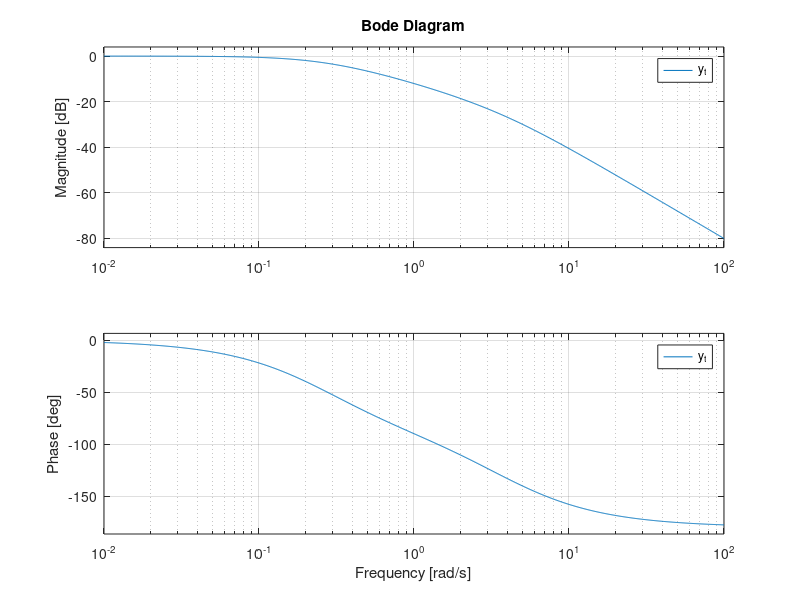
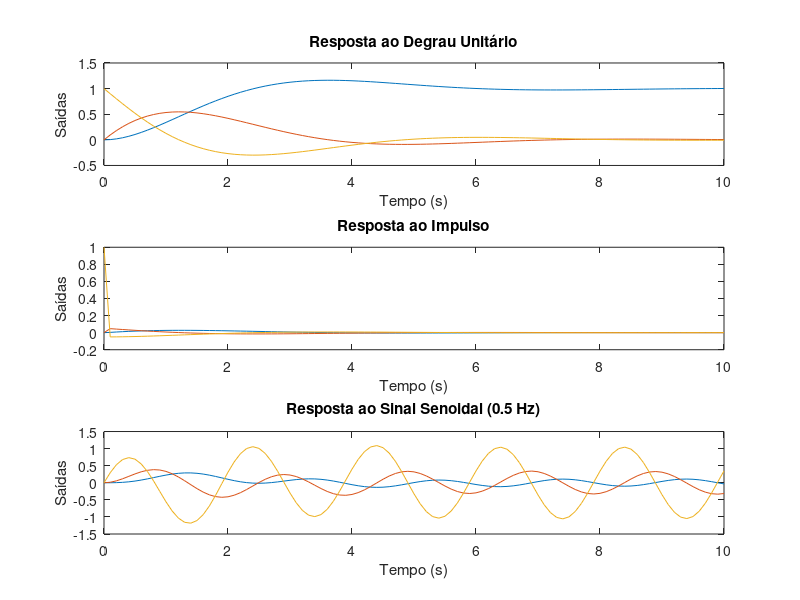
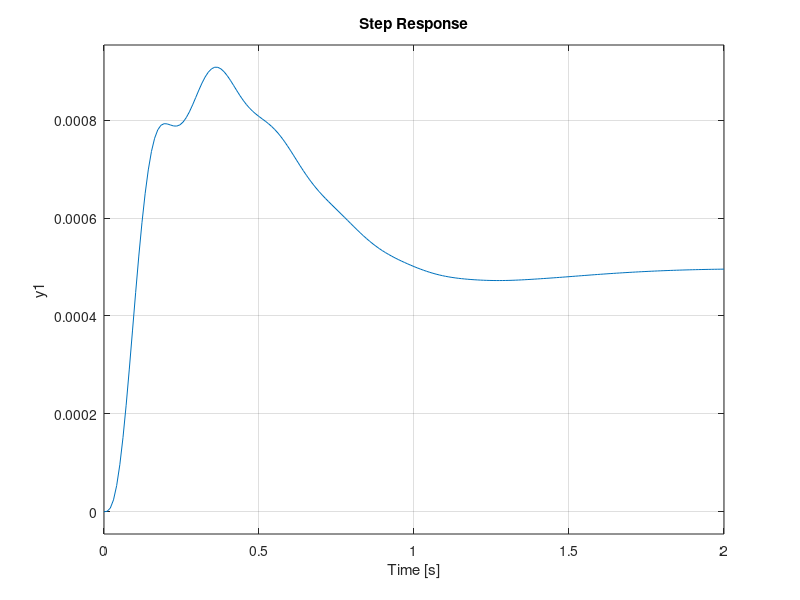
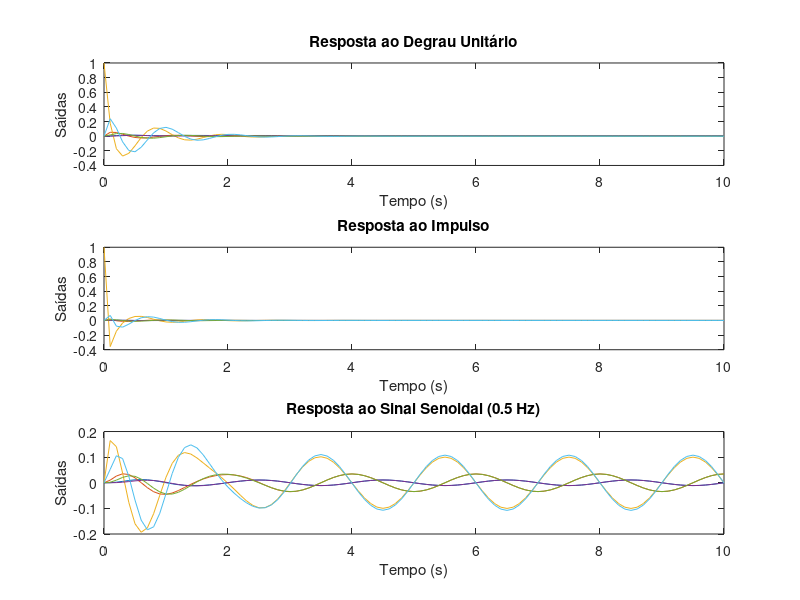

Recreate these plots in MATLAB, in order.
%% Laboratoio sistemas dinâmicos
% Pratica 07 
% 15/07/2024
% Autores:  Victor Hugo Daia Lorenzato e Whilker Henrique Santos Silva

%% Limpar workspcade
close all;
clear;
clc;


%% Ex01 A

m = 1; 
c = 1; 
k = 1;  

s = tf('s');
G = 1 / (m*s^2 + c*s + k);

disp('Função de Transferência G(s):');
G

%% Ex 01 B

s = tf('s');

m = 1;
k = 1;
c = 1;
x_t = 1;

y_t = (x_t/k)/((1+(s^2 * m)/k) + ((c*s)/k));

step(y_t);

%% Ex 01 C

s = tf('s');

m = 1;
k = 4;
c = 1;
x_t = 1;

y_t = (x_t/k)/((1+(s^2 * m)/k) + ((c*s)/k));

step(y_t);

%% Ex 01 D

s = tf('s');

m = 1;
k = 1;
c = 4;
x_t = 1;

y_t = (x_t/k)/((1+(s^2 * m)/k) + ((c*s)/k));

step(y_t);

%% Ex 01 E (Para B)

s = tf('s');

m = 1;
k = 1;
c = 1;
x_t = 1;

y_t = (x_t/k)/((1+(s^2 * m)/k) + ((c*s)/k));

bode(y_t);

%% Ex 01 E (Para C)

s = tf('s');

m = 1;
k = 4;
c = 1;
x_t = 1;

y_t = (x_t/k)/((1+(s^2 * m)/k) + ((c*s)/k));

bode(y_t);

%% Ex 01 E (Para D)

s = tf('s');

m = 1;
k = 1;
c = 4;
x_t = 1;

y_t = (x_t/k)/((1+(s^2 * m)/k) + ((c*s)/k));

bode(y_t);

%% Ex 01 F

m = 1;
k = 1;
c = 1;
A =[0 1 ; -k/m -c/m];
B =[0 ; 1/m];
C =[1 0 ; 0 1 ; -k/m -c/m];
D =[0 ; 0 ; 1/m];
SYS = ss(A,B,C,D);

%% Ex 01 G

m = 1;
k = 1;
c = 1;

A = [0 1; -k/m -c/m];
B = [0; 1/m];
C = [1 0; 0 1; -k/m -c/m];
D = [0; 0; 1/m];

SYS = ss(A,B,C,D);

t = 0:0.1:10;

u_step = ones(size(t));
[y_step, t_step, x_step] = lsim(SYS, u_step, t);

figure;
subplot(3,1,1);
plot(t_step, y_step);
title('Resposta ao Degrau Unitário');
xlabel('Tempo (s)');
ylabel('Saídas');

u_impulse = [1 zeros(1, length(t)-1)];
[y_impulse, t_impulse, x_impulse] = lsim(SYS, u_impulse, t);

subplot(3,1,2);
plot(t_impulse, y_impulse);
title('Resposta ao Impulso');
xlabel('Tempo (s)');
ylabel('Saídas');

u_sine = sin(2*pi*0.5*t);
[y_sine, t_sine, x_sine] = lsim(SYS, u_sine, t);

subplot(3,1,3);
plot(t_sine, y_sine);
title('Resposta ao Sinal Senoidal (0.5 Hz)');
xlabel('Tempo (s)');
ylabel('Saídas');

figure;
subplot(2,1,1);
plot(t, x_step);
title('Variáveis de Estado - Resposta ao Degrau');
xlabel('Tempo (s)');
ylabel('Estados');

subplot(2,1,2);
plot(t, x_sine);
title('Variáveis de Estado - Resposta ao Sinal Senoidal');
xlabel('Tempo (s)');
ylabel('Estados');


%% Ex 02 A

s = tf('s');

m = 1; 
c = 1;
k = 1;

G = 1 / (m * s^2 + c * s + k);

disp('Função de Transferência G(s):');
G

%% Ex 02 B

s = tf('s');
m1 = 1;
m2 = 2;
k1 = 1000;
k2 = 20;
k3 = 20;
b = 12;
ut = 1;

G1 = (m2*s^2+b*s+k2+k3)/((m1*s^2+b*s+k1+k2)*(m2*s^2+b*s+k2+k3)-(b*s+k2)^2);
G2 = (b*s + k2)/((m1*s^2+b*s+k1+k2)*(m2*s^2+b*s+k2+k3)-(b*s+k2)^2);

subplot(2,1,1);
step(G1);
subplot(2,1,2); 
step(G2);

%% Ex 02 C

m1 = 1;
m2 = 2;
k1 = 1000;
k2 = 20;
k3 = 20;
b = 12;

A =[0 1 0 0 ; -(k1+k2)/m1 -b/m1 k2/m1 b/m1 ; 0 0 0 1 ; k2/m2 b/m2 -(k2+k3)/m2 -b/m2];
B =[0 ; 1/m1 ; 0 ; 0];
C =[1 0 0 0 ; 0 1 0 0 ; -(k1+k2)/m1 -b/m1 k2/m1 b/m1 ; 0 0 1 0 ; 0 0 0 1 ; k2/m1 b/m2 -(k2+k3)/m2 -b/m2];
D =[0 ; 0 ; 1/m1 ; 0 ; 0 ; 0];

SYS = ss(A,B,C,D);

%% Ex 02 D

m1 = 1;
m2 = 2;
k1 = 100;
k2 = 20;
k3 = 20;
b = 12;

A = [0 1 0 0;
     -(k1+k2)/m1 -b/m1 k2/m1 b/m1;
     0 0 0 1;
     k2/m2 b/m2 -(k2+k3)/m2 -b/m2];
 
B = [0; 1/m1; 0; 0];

C = [1 0 0 0;
     0 1 0 0;
     -(k1+k2)/m1 -b/m1 k2/m1 b/m1;
     0 0 1 0;
     0 0 0 1;
     k2/m2 b/m2 -(k2+k3)/m2 -b/m2];
 
D = [0; 0; 1/m1; 0; 0; 0];

SYS = ss(A,B,C,D);

t = 0:0.1:10;
u_step = ones(size(t));
[y_step, t_step, x_step] = lsim(SYS, u_step, t);

figure;
subplot(3,1,1);
plot(t_step, y_step);
title('Resposta ao Degrau Unitário');
xlabel('Tempo (s)');
ylabel('Saídas');

u_impulse = [1 zeros(1, length(t)-1)];
[y_impulse, t_impulse, x_impulse] = lsim(SYS, u_impulse, t);

subplot(3,1,2);
plot(t_impulse, y_impulse);
title('Resposta ao Impulso');
xlabel('Tempo (s)');
ylabel('Saídas');

u_sine = sin(2*pi*0.5*t);
[y_sine, t_sine, x_sine] = lsim(SYS, u_sine, t);

subplot(3,1,3);
plot(t_sine, y_sine);
title('Resposta ao Sinal Senoidal (0.5 Hz)');
xlabel('Tempo (s)');
ylabel('Saídas');

figure;
subplot(2,1,1);
plot(t, x_step);
title('Variáveis de Estado - Resposta ao Degrau');
xlabel('Tempo (s)');
ylabel('Estados');

subplot(2,1,2);
plot(t, x_sine);
title('Variáveis de Estado - Resposta ao Sinal Senoidal');
xlabel('Tempo (s)');
ylabel('Estados');